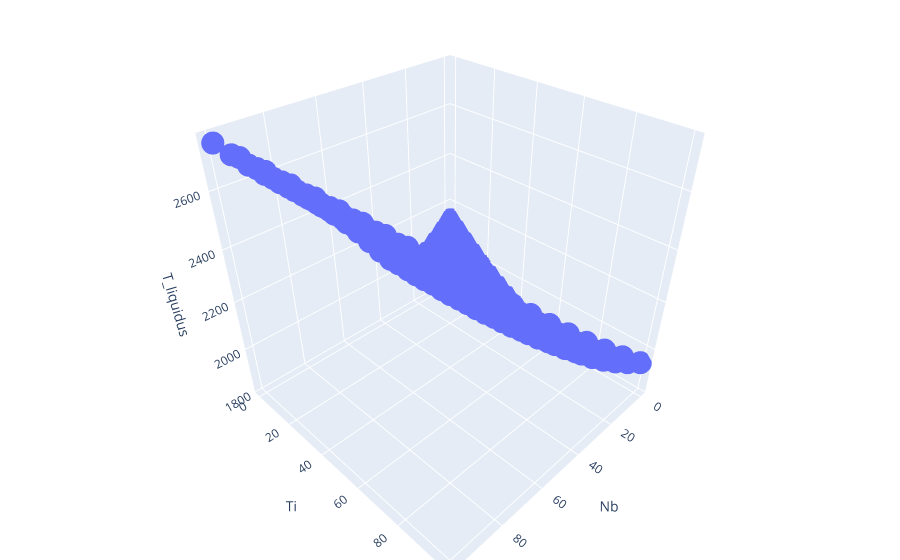

Notebook code cell kept with this figure:
### Code cell
fig = px.scatter_3d(model.calc_data, x='Nb', y='Ti', z='T_liquidus')

fig.update_layout(margin=dict(l=0, r=0, b=0, t=0))
fig.update_layout(scene_aspectmode='cube')
fig.show()

### Figure 1 — Plotly figure (JSON) as saved in the notebook; plotly's stock layout.template omitted (floating-point values rounded to 4 significant figures; data arrays with more than 128 entries replaced by an {"elided": "..."} marker saying what was removed)
{"data": [{"hovertemplate": "Nb=%{x}<br>Ti=%{y}<br>T_liquidus=%{z}<extra></extra>", "legendgroup": "", "marker": {"color": "#636efa", "symbol": "circle"}, "mode": "markers", "name": "", "scene": "scene", "showlegend": false, "type": "scatter3d", "x": {"elided": "231 int values"}, "y": {"elided": "231 int values"}, "z": {"elided": "231 float values"}}], "layout": {"legend": {"tracegroupgap": 0}, "margin": {"b": 0, "l": 0, "r": 0, "t": 0}, "scene": {"aspectmode": "cube", "domain": {"x": [0, 1], "y": [0, 1]}, "xaxis": {"title": {"text": "Nb"}}, "yaxis": {"title": {"text": "Ti"}}, "zaxis": {"title": {"text": "T_liquidus"}}}}}
